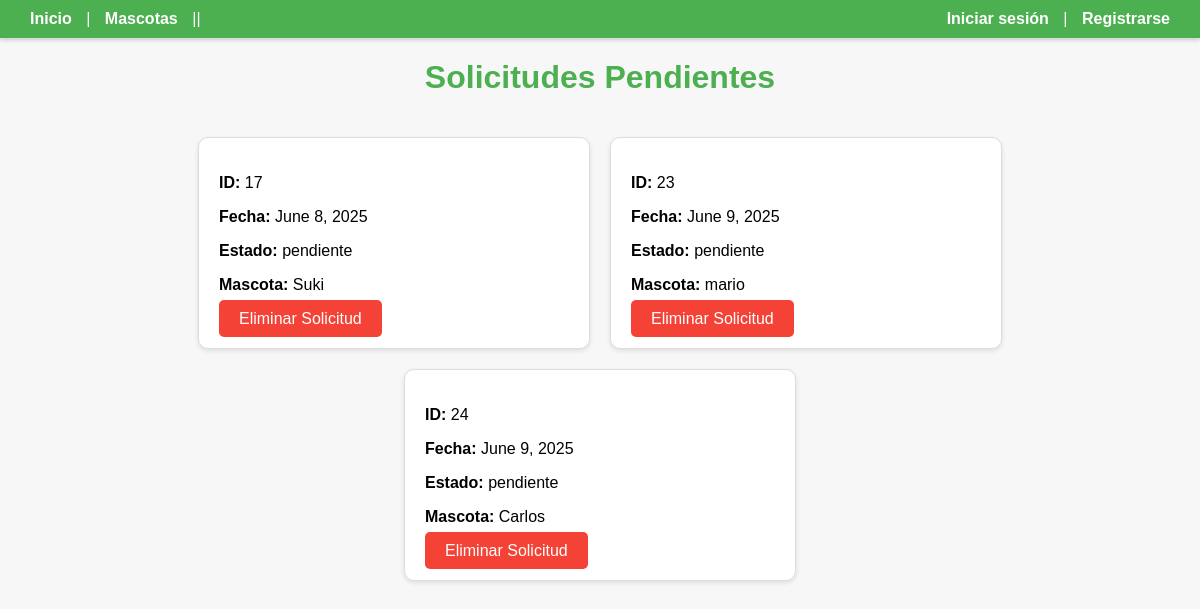
The app's page /listado_soicitud2/, older data.
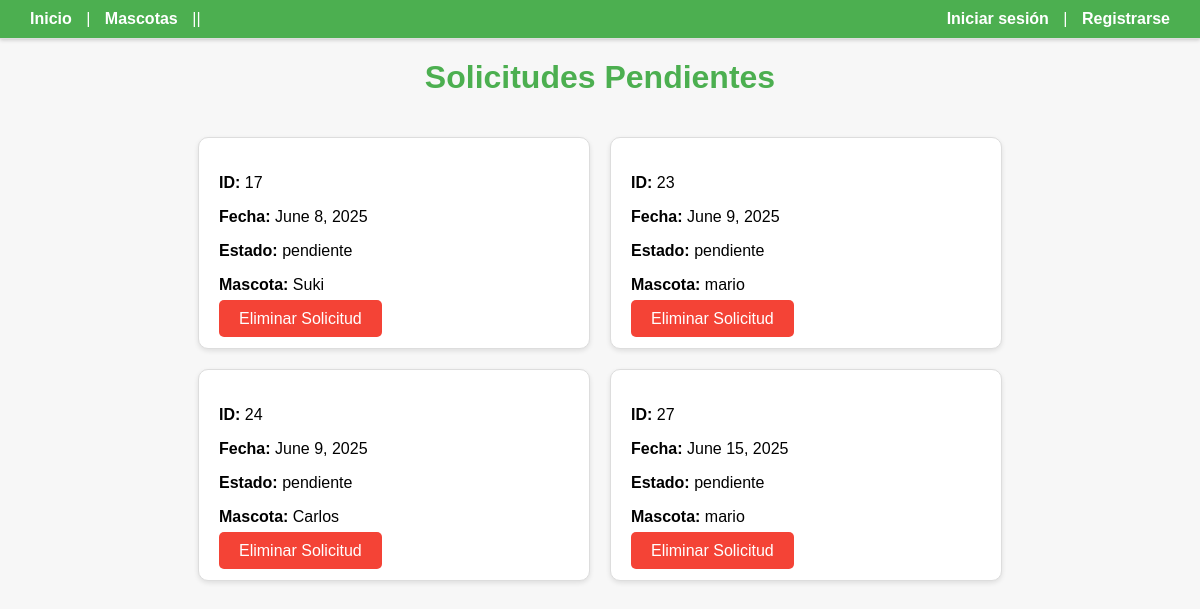
The same page, newer data.
### solicitud/models.py (models this page shows, shortened)
class Solicitud(models.Model):
    ESTADOS = [
        ('pendiente', 'Pendiente'),
        ('aprobada', 'Aprobada'),
        ('rechazada', 'Rechazada'),
    ]
    id = models.AutoField(primary_key=True)
    fecha = models.DateField(auto_now_add=True)
    estado = models.CharField(max_length=20, choices=ESTADOS, default='pendiente')
    usuario = models.ForeignKey(Perfil1, on_delete=models.CASCADE, related_name='solicitudes')
    mascota = models.ForeignKey(Mascota, on_delete=models.CASCADE, related_name='solicitudes')

### Mascota/models.py (models this page shows, shortened)
class Mascota(models.Model):
    ESTADO_CHOICES = [
        ('adopcion', 'Adopción'),
        ('adoptado', 'Adoptado'),
    ]
    id = models.IntegerField(primary_key=True)
    nombre = models.CharField(max_length=100)
    especie = models.CharField(max_length=50)
    edad = models.CharField(max_length=100)
    estado = models.CharField(max_length=10,
        choices=ESTADO_CHOICES,
        default='adopcion')
    fecha_ingreso = models.DateTimeField(auto_now_add=True)

### solicitud/views.py (the view)
# urls.py: path('listado_soicitud2/', views.listado_solicitud2, name='listado_solicitud2'),
def listado_solicitud2(request):
    solicitudes = Solicitud.objects.all()
    return render(request, 'solicitud/listado_solicitud.html', {'solicitud': solicitudes})

### solicitud/templates/solicitud/listado_solicitud.html (shortened to what this page needs)
{% extends "pagina/base.html" %}
{% block content %}
<h1 style="text-align: center; color: #4CAF50; margin-top: 20px;">Solicitudes Pendientes</h1>
{% if solicitud %}
    <div style="display: flex; flex-wrap: wrap; justify-content: center; gap: 20px; padding: 20px;">
        {% for solicitudes in solicitud %}
            <div style="background: white; border: 1px solid #ddd; border-radius: 10px; padding: 20px; width: 350px; box-shadow: 0 2px 5px rgba(0,0,0,0.1);">
                <p><strong>ID:</strong> {{ solicitudes.id }}</p>
                <p><strong>Fecha:</strong> {{ solicitudes.fecha }}</p>
                <p><strong>Estado:</strong> {{ solicitudes.estado }}</p>
                <p><strong>Mascota:</strong> {{ solicitudes.mascota.nombre }}</p>
                <div style="margin-top: 15px;">
                    {% if solicitudes.id %}
                        {% if user.is_superuser %}
                            <a href="{% url 'eliminar_solicitud2' solicitudes.id %}"
                               onclick="return confirm('¿Estás seguro de eliminar esta solicitud?')"
                               style="padding: 10px 20px; background-color: #F44336; color: white; text-decoration: none; border-radius: 5px;">
                               Eliminar Solicitud
                            </a>
                        {% else %}
                            <a href="{% url 'eliminar_solicitud' solicitudes.id %}"
                               onclick="return confirm('¿Estás seguro de eliminar esta solicitud?')"
                               style="padding: 10px 20px; background-color: #F44336; color: white; text-decoration: none; border-radius: 5px;">
                               Eliminar Solicitud
                            </a>
                        {% endif %}
                    {% endif %}
                </div>
            </div>
        {% endfor %}
    </div>
{% else %}
    <div style="max-width: 500px; margin: 50px auto; padding: 20px; background: #fff3cd; color: #856404; border: 1px solid #ffeeba; border-radius: 10px; text-align: center;">
        No realizaste ninguna solicitud de adopción.
    </div>
{% endif %}
{% endblock %}

Row changes from the older to the newer data that the page shows:
added Solicitud: id "27", fecha "June 15, 2025", estado "pendiente", mascota.nombre "mario", shows "Eliminar Solicitud"
